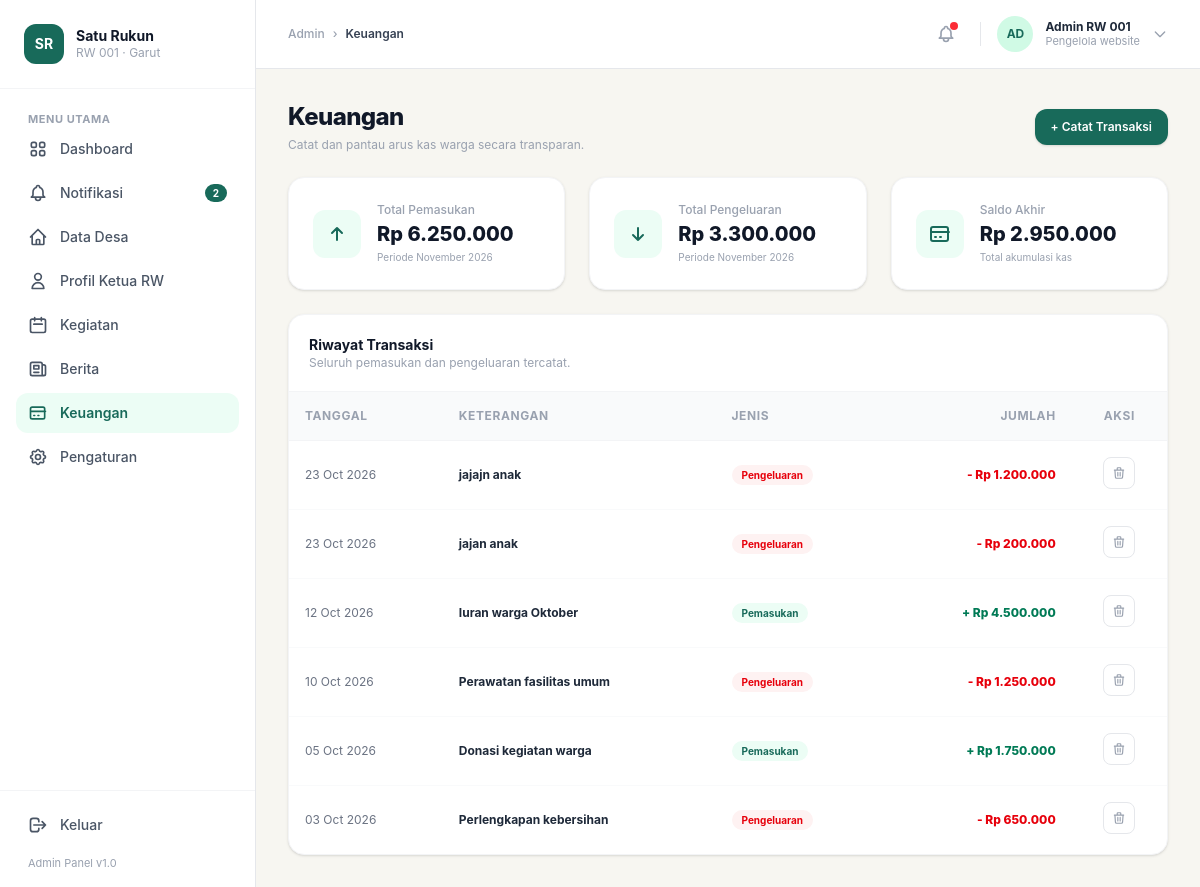
The app's page /admin/keuangan.php (signed in) with its own data.
### tables this page shows
CREATE TABLE `keuangan` (
  `id` int(11) NOT NULL,
  `jenis` enum('Pemasukan','Pengeluaran') NOT NULL,
  `tanggal` date NOT NULL,
  `keterangan` varchar(255) NOT NULL,
  `jumlah` bigint(20) NOT NULL,
  `created_at` timestamp NOT NULL DEFAULT current_timestamp()
);

### admin/keuangan.php (the view, shortened to what this page needs)
<?php
require '../koneksi.php';
$q_in  = mysqli_query($conn, "SELECT SUM(jumlah) AS total FROM keuangan WHERE jenis = 'Pemasukan'");
$pemasukan = mysqli_fetch_assoc($q_in)['total'] ?? 0;
$q_out = mysqli_query($conn, "SELECT SUM(jumlah) AS total FROM keuangan WHERE jenis = 'Pengeluaran'");
$pengeluaran = mysqli_fetch_assoc($q_out)['total'] ?? 0;
$saldo_akhir = $pemasukan - $pengeluaran;
$q_transaksi = mysqli_query($conn, "SELECT * FROM keuangan ORDER BY tanggal DESC, id DESC");
?>
<!doctype html>
<html lang="id">
  <head>
    <link rel="stylesheet" href="../src/output.css" />
  </head>
  <body class="bg-[#f7f6f1] text-gray-800 font-sans flex h-screen overflow-hidden">
    <aside class="w-64 bg-white border-r border-gray-200 flex flex-col justify-between shrink-0">
      <div>
        <div class="p-6 flex items-center space-x-3 border-b border-gray-100">
          <div class="w-10 h-10 bg-[#186a5a] text-white rounded-xl flex items-center justify-center font-bold text-sm">
            SR
          </div>
          <div>
            <h2 class="font-bold text-gray-900 text-sm leading-tight">Satu Rukun</h2>
            <p class="text-xs text-gray-400">RW 001 · Garut</p>
          </div>
        </div>
        <div class="p-4 space-y-1">
          <span class="px-3 text-[11px] font-bold text-gray-400 tracking-wider uppercase">Menu Utama</span>
          <a href="dashboard.php" class="flex items-center space-x-3 px-3 py-2.5 rounded-xl text-gray-600 hover:bg-gray-50 text-sm font-medium transition">
            <span>Dashboard</span>
          </a>
          <a href="#" class="flex items-center justify-between px-3 py-2.5 rounded-xl text-gray-600 hover:bg-gray-50 text-sm font-medium transition">
            <div class="flex items-center space-x-3">
              <span>Notifikasi</span>
            </div>
            <span class="bg-[#186a5a] text-white text-[10px] font-bold px-2 py-0.5 rounded-full">2</span>
          </a>
          <a href="data-desa.php" class="flex items-center space-x-3 px-3 py-2.5 rounded-xl text-gray-600 hover:bg-gray-50 text-sm font-medium transition">
            <svg class="w-5 h-5" fill="none" stroke="currentColor" viewBox="0 0 24 24"><path stroke-linecap="round" stroke-linejoin="round" stroke-width="2" d="M3 12l2-2m0 0l7-7 7 7M5 10v10a1 1 0 001 1h3m10-11l2 2m-2-2v10a1 1 0 01-1 1h-3m-6 0a1 1 0 001-1v-4a1 1 0 011-1h2a1 1 0 011 1v4a1 1 0 001 1m-6 0h6"/></svg>
            <span>Data Desa</span>
          </a>
          <a href="profil-rw.php" class="flex items-center space-x-3 px-3 py-2.5 rounded-xl text-gray-600 hover:bg-gray-50 text-sm font-medium transition">
            <svg class="w-5 h-5" fill="none" stroke="currentColor" viewBox="0 0 24 24"><path stroke-linecap="round" stroke-linejoin="round" stroke-width="2" d="M16 7a4 4 0 11-8 0 4 4 0 018 0zM12 14a7 7 0 00-7 7h14a7 7 0 00-7-7z"/></svg>
            <span>Profil Ketua RW</span>
          </a>
          <a href="kegiatan.php" class="flex items-center space-x-3 px-3 py-2.5 rounded-xl text-gray-600 hover:bg-gray-50 text-sm font-medium transition">
            <svg class="w-5 h-5" fill="none" stroke="currentColor" viewBox="0 0 24 24"><path stroke-linecap="round" stroke-linejoin="round" stroke-width="2" d="M8 7V3m8 4V3m-9 8h10M5 21h14a2 2 0 002-2V7a2 2 0 00-2-2H5a2 2 0 00-2 2v12a2 2 0 002 2z"/></svg>
            <span>Kegiatan</span>
          </a>
          <a href="berita.php" class="flex items-center space-x-3 px-3 py-2.5 rounded-xl text-gray-600 hover:bg-gray-50 text-sm font-medium transition">
            <svg class="w-5 h-5" fill="none" stroke="currentColor" viewBox="0 0 24 24"><path stroke-linecap="round" stroke-linejoin="round" stroke-width="2" d="M19 20H5a2 2 0 01-2-2V6a2 2 0 012-2h10a2 2 0 012 2v1m2 13a2 2 0 01-2-2V7m2 13a2 2 0 002-2V9a2 2 0 00-2-2h-2m-4-3H9M7 16h6M7 8h6v4H7V8z"/></svg>
            <span>Berita</span>
          </a>
          <a href="keuangan.php" class="flex items-center space-x-3 px-3 py-2.5 rounded-xl bg-emerald-50 text-[#186a5a] font-semibold text-sm">
            <svg class="w-5 h-5" fill="none" stroke="currentColor" viewBox="0 0 24 24"><path stroke-linecap="round" stroke-linejoin="round" stroke-width="2" d="M3 10h18M7 15h1m4 0h1m-7 4h12a2 2 0 002-2V7a2 2 0 00-2-2H5a2 2 0 00-2 2v10a2 2 0 002 2z"/></svg>
            <span>Keuangan</span>
          </a>
          <a href="#" class="flex items-center space-x-3 px-3 py-2.5 rounded-xl text-gray-600 hover:bg-gray-50 text-sm font-medium transition">
            <span>Pengaturan</span>
          </a>
        </div>
      </div>
      <div class="p-4 border-t border-gray-100">
        <a href="../logout.php" class="flex items-center space-x-3 px-3 py-2 text-gray-600 hover:text-red-600 text-sm font-medium transition">
          <svg class="w-5 h-5" fill="none" stroke="currentColor" viewBox="0 0 24 24"><path stroke-linecap="round" stroke-linejoin="round" stroke-width="2" d="M17 16l4-4m0 0l-4-4m4 4H7m6 4v1a3 3 0 01-3 3H6a3 3 0 01-3-3V7a3 3 0 013-3h4a3 3 0 013 3v1"/></svg>
          <span>Keluar</span>
        </a>
        <p class="text-[11px] text-gray-400 px-3 mt-3">Admin Panel v1.0</p>
      </div>
    </aside>
    <div class="grow flex flex-col min-w-0 h-screen">
      <header class="bg-white border-b border-gray-200 px-8 py-4 flex items-center justify-between shrink-0">
        <div class="text-xs text-gray-400 font-medium flex items-center space-x-2">
          <span>Admin</span>
          <span>&rsaquo;</span>
          <span class="text-gray-700 font-semibold">Keuangan</span>
        </div>
        <div class="flex items-center space-x-4">
          <button class="relative p-2 text-gray-400 hover:text-gray-600 rounded-full hover:bg-gray-100 transition">
            <span class="absolute top-1.5 right-1.5 w-2 h-2 bg-red-500 rounded-full"></span>
          </button>
          <div class="flex items-center space-x-3 cursor-pointer">
            <div class="w-9 h-9 bg-emerald-100 text-[#186a5a] rounded-full flex items-center justify-center font-bold text-xs">
              AD
            </div>
            <div class="text-left leading-tight hidden sm:block">
              <span class="block text-xs font-bold text-gray-800"><?= htmlspecialchars($_SESSION['nama'] ?? 'Admin RW 001') ?></span>
              <span class="block text-[11px] text-gray-400">Pengelola website</span>
            </div>
            <svg class="w-4 h-4 text-gray-400" fill="none" stroke="currentColor" viewBox="0 0 24 24"><path stroke-linecap="round" stroke-linejoin="round" stroke-width="2" d="M19 9l-7 7-7-7"/></svg>
          </div>
        </div>
      </header>
      <main class="p-8 space-y-6 overflow-y-auto grow">
        <div class="flex flex-col sm:flex-row sm:items-center justify-between gap-4">
          <div>
            <h1 class="text-2xl font-extrabold text-gray-900 tracking-tight">Keuangan</h1>
            <p class="text-xs text-gray-400 mt-1">Catat dan pantau arus kas warga secara transparan.</p>
          </div>
          <button onclick="openModal()" class="bg-[#186a5a] hover:bg-[#135548] text-white text-xs font-semibold px-4 py-2.5 rounded-xl transition flex items-center space-x-2 cursor-pointer shadow-sm">
            <span>+ Catat Transaksi</span>
          </button>
        </div>
        <div class="grid grid-cols-1 md:grid-cols-3 gap-6">
          <div class="bg-white rounded-2xl p-6 border border-gray-100 shadow-sm flex items-center space-x-4">
            <div class="p-3 bg-emerald-50 text-[#186a5a] rounded-xl shrink-0">
              <svg class="w-6 h-6" fill="none" stroke="currentColor" viewBox="0 0 24 24"><path stroke-linecap="round" stroke-linejoin="round" stroke-width="2" d="M7 11l5-5m0 0l5 5m-5-5v12"/></svg>
            </div>
            <div>
              <span class="text-xs text-gray-400 block font-medium">Total Pemasukan</span>
              <span class="text-xl font-extrabold text-gray-900 block mt-0.5">Rp <?= number_format($pemasukan, 0, ',', '.') ?></span>
              <span class="text-[10px] text-gray-400 block mt-0.5">Periode <?= date('F Y') ?></span>
            </div>
          </div>
          <div class="bg-white rounded-2xl p-6 border border-gray-100 shadow-sm flex items-center space-x-4">
            <div class="p-3 bg-emerald-50 text-[#186a5a] rounded-xl shrink-0">
              <svg class="w-6 h-6" fill="none" stroke="currentColor" viewBox="0 0 24 24"><path stroke-linecap="round" stroke-linejoin="round" stroke-width="2" d="M17 13l-5 5m0 0l-5-5m5 5V6"/></svg>
            </div>
            <div>
              <span class="text-xs text-gray-400 block font-medium">Total Pengeluaran</span>
              <span class="text-xl font-extrabold text-gray-900 block mt-0.5">Rp <?= number_format($pengeluaran, 0, ',', '.') ?></span>
              <span class="text-[10px] text-gray-400 block mt-0.5">Periode <?= date('F Y') ?></span>
            </div>
          </div>
          <div class="bg-white rounded-2xl p-6 border border-gray-100 shadow-sm flex items-center space-x-4">
            <div class="p-3 bg-emerald-50 text-[#186a5a] rounded-xl shrink-0">
              <svg class="w-6 h-6" fill="none" stroke="currentColor" viewBox="0 0 24 24"><path stroke-linecap="round" stroke-linejoin="round" stroke-width="2" d="M3 10h18M7 15h1m4 0h1m-7 4h12a2 2 0 002-2V7a2 2 0 00-2-2H5a2 2 0 00-2 2v10a2 2 0 002 2z"/></svg>
            </div>
            <div>
              <span class="text-xs text-gray-400 block font-medium">Saldo Akhir</span>
              <span class="text-xl font-extrabold text-gray-900 block mt-0.5">Rp <?= number_format($saldo_akhir, 0, ',', '.') ?></span>
              <span class="text-[10px] text-gray-400 block mt-0.5">Total akumulasi kas</span>
            </div>
          </div>
        </div>
        <div class="bg-white rounded-2xl border border-gray-100 shadow-sm overflow-hidden">
          <div class="p-5 border-b border-gray-100">
            <h3 class="font-bold text-gray-900 text-sm">Riwayat Transaksi</h3>
            <p class="text-xs text-gray-400">Seluruh pemasukan dan pengeluaran tercatat.</p>
          </div>
          <div class="overflow-x-auto">
            <table class="w-full text-left text-xs">
              <thead class="bg-gray-50 text-gray-400 font-bold uppercase tracking-wider border-b border-gray-100">
                <tr>
                  <th class="p-4">Tanggal</th>
                  <th class="p-4">Keterangan</th>
                  <th class="p-4">Jenis</th>
                  <th class="p-4 text-right">Jumlah</th>
                  <th class="p-4 text-center">Aksi</th>
                </tr>
              </thead>
              <tbody class="divide-y divide-gray-50">
                <?php if (mysqli_num_rows($q_transaksi) > 0): ?>
                  <?php while ($row = mysqli_fetch_assoc($q_transaksi)): ?>
                    <tr class="hover:bg-gray-50/50 transition">
                      <td class="p-4 text-gray-500 whitespace-nowrap"><?= date('d M Y', strtotime($row['tanggal'])) ?></td>
                      <td class="p-4 font-bold text-gray-800"><?= htmlspecialchars($row['keterangan']) ?></td>
                      <td class="p-4 whitespace-nowrap">
                        <?php if ($row['jenis'] === 'Pemasukan'): ?>
                          <span class="bg-emerald-50 text-[#186a5a] text-[10px] font-bold px-2.5 py-1 rounded-full">Pemasukan</span>
                        <?php else: ?>
                          <span class="bg-red-50 text-red-600 text-[10px] font-bold px-2.5 py-1 rounded-full">Pengeluaran</span>
                        <?php endif; ?>
                      </td>
                      <td class="p-4 text-right font-extrabold whitespace-nowrap <?= $row['jenis'] === 'Pemasukan' ? 'text-emerald-700' : 'text-red-600' ?>">
                        <?= $row['jenis'] === 'Pemasukan' ? '+ Rp ' : '- Rp ' ?><?= number_format($row['jumlah'], 0, ',', '.') ?>
                      </td>
                      <td class="p-4 text-center whitespace-nowrap">
                        <a href="?hapus=<?= $row['id'] ?>" onclick="return confirm('Hapus catatan transaksi ini?')" class="p-2 border border-gray-200 rounded-lg text-gray-400 hover:text-red-600 hover:border-red-600 transition inline-block">
                          <svg class="w-3.5 h-3.5" fill="none" stroke="currentColor" viewBox="0 0 24 24"><path stroke-linecap="round" stroke-linejoin="round" stroke-width="2" d="M19 7l-.867 12.142A2 2 0 0116.138 21H7.862a2 2 0 01-1.995-1.858L5 7m5 4v6m4-6v6m1-10V4a1 1 0 00-1-1h-4a1 1 0 00-1 1v3M4 7h16"/></svg>
                        </a>
                      </td>
                    </tr>
                  <?php endwhile; ?>
                <?php else: ?>
                  <tr>
                    <td colspan="5" class="p-8 text-center text-gray-400">Belum ada transaksi recorded.</td>
                  </tr>
                <?php endif; ?>
              </tbody>
            </table>
          </div>
        </div>
      </main>
    </div>
  </body>
</html>

### records on screen
keuangan: tanggal "23 Oct 2026", keterangan "jajajn anak", jenis "Pengeluaran", jumlah "1.200.000"
keuangan: tanggal "23 Oct 2026", keterangan "jajan anak", jenis "Pengeluaran", jumlah "200.000"
keuangan: tanggal "12 Oct 2026", keterangan "Iuran warga Oktober", jenis "Pemasukan", jumlah "4.500.000"
keuangan: tanggal "10 Oct 2026", keterangan "Perawatan fasilitas umum", jenis "Pengeluaran", jumlah "1.250.000"
keuangan: tanggal "05 Oct 2026", keterangan "Donasi kegiatan warga", jenis "Pemasukan", jumlah "1.750.000"
keuangan: tanggal "03 Oct 2026", keterangan "Perlengkapan kebersihan", jenis "Pengeluaran", jumlah "650.000"

### other values on screen
$_SESSION['nama'] "Admin RW 001"
$pemasukan "6.250.000"
$pengeluaran "3.300.000"
$saldo_akhir "2.950.000"
